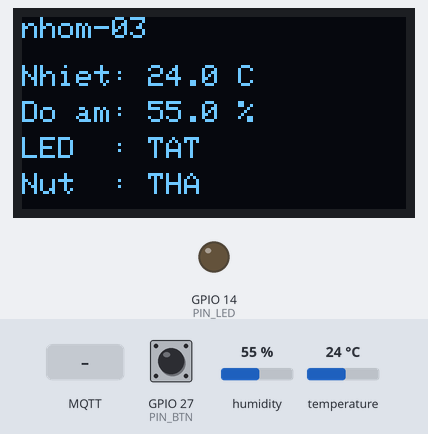
Recording of a program running on a simulated ESP32. On the bench: 128×64 one-colour display, output pins drawn as LEDs (lit = HIGH). Inputs (shaded band) come from the test bench; at power-on: GPIO 27 (PIN_BTN) HIGH, humidity 55 %, temperature 24 °C. WiFi joins after 1.5 s; servers stay silent unless stated; no MQTT or app messages arrive unless stated; what the program prints to the serial monitor is not drawn.

Above: at 2.7 s.
2.8 s: MQTT message "1" arrives on the first subscribed topic
At 3.2 s:
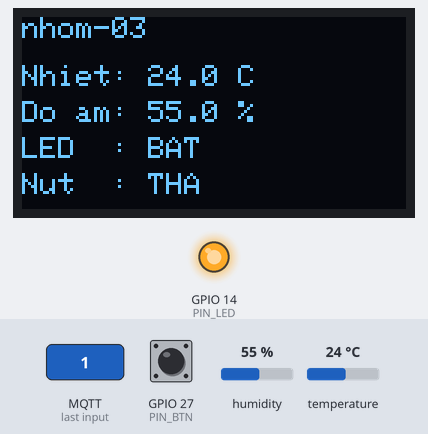
4.3 s: GPIO 27 (PIN_BTN) pulled LOW for 0.15 s
At 4.4 s:
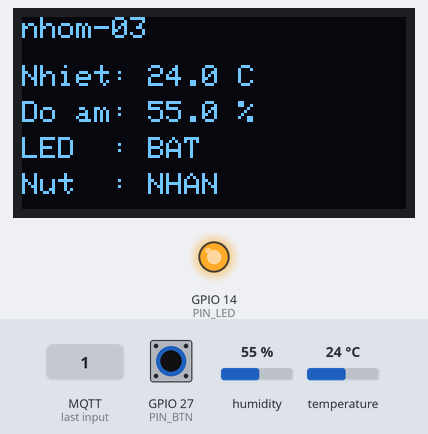
5.9 s: MQTT message "on" arrives on the first subscribed topic
At 6.8 s:
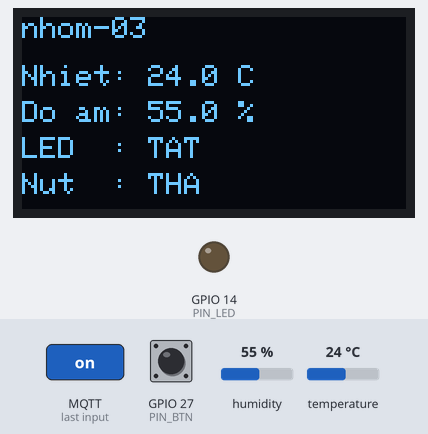
7.4 s: GPIO 27 (PIN_BTN) pulled LOW for 1 s
At 7.9 s:
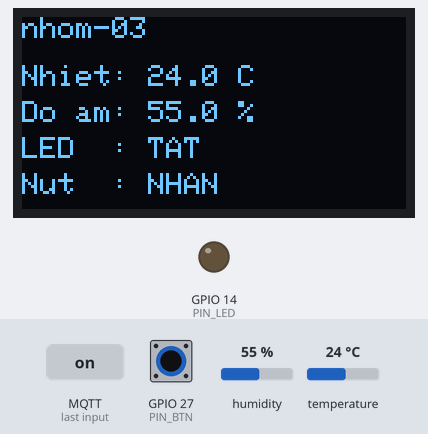
9.9 s: humidity set to 22 %
At 11.2 s:
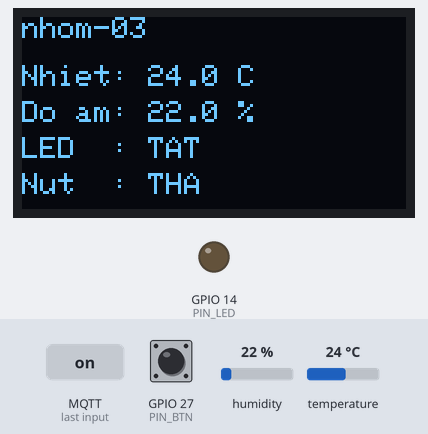
11.5 s: temperature set to 12 °C
At 13.1 s:
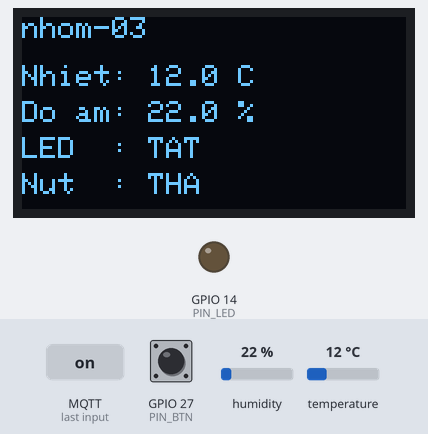
Timing chart, 0 to 14.5 s (numbered marks = the images above; inputs shaded):
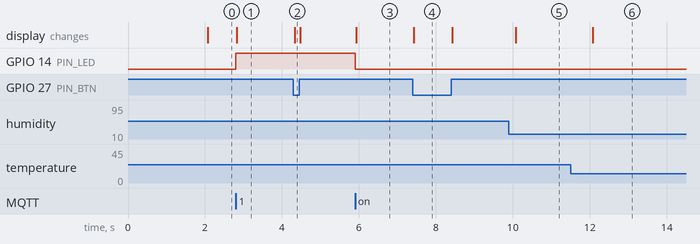

Measured:
- after the input at 2.8 s, GPIO 14 (PIN_LED): LOW → HIGH at once; the display: changes at once (image 1)
- after the input at 4.3 s, the display: changes at once (image 2)
- after the input at 5.9 s, GPIO 14 (PIN_LED): HIGH → LOW at once; the display: changes at once (image 3)
- after the input at 7.4 s, the display: changes at once (image 4)
- after the input at 9.9 s, the display: changes after 0.17 s (image 5)
- after the input at 11.5 s, the display: changes after 0.57 s (image 6)

The program:

main.cpp
```cpp
// Bài 3 — cả bộ kit: SHT31 (nhiệt/ẩm) + nút + LED + OLED qua MQTT
//  Chiều ĐI : publish aet2022/<SV_ID>/telemetry  {temp,hum,uptime,rssi,btn}
//  Chiều VỀ : subscribe aet2022/<SV_ID>/cmd/led  ('1' bật / '0' tắt)
#include <Wire.h>
#include <WiFi.h>
#include <PubSubClient.h>
#include <ArduinoJson.h>
#include <Adafruit_SHT31.h>
#include <Adafruit_GFX.h>
#include <Adafruit_SSD1306.h>

const char* WIFI_SSID   = "MizHoang";            // DOI
const char* WIFI_PASS   = "527527527";            // DOI
const char* MQTT_BROKER = "broker.hivemq.com";   // DOI cho đúng broker lớp dùng
const int   MQTT_PORT   = 1883;
const char* SV_ID       = "nhom-03";             // DOI

// Chân — chỉnh theo sơ đồ nối của kit
const int PIN_LED = 14;      // LED qua điện trở ~220Ω về GND
const int PIN_BTN = 27;      // nút nhấn, INPUT_PULLUP (nhấn = LOW)
const int PIN_SDA = 21, PIN_SCL = 22;

WiFiClient wifi;
PubSubClient mqtt(wifi);
Adafruit_SHT31 sht31;
Adafruit_SSD1306 oled(128, 64, &Wire, -1);

String TOPIC_TELE, TOPIC_LED, CLIENT_ID;
unsigned long lan = 0;
bool ledOn = false, btnPrev = false;
float temp = NAN, hum = NAN;

void veOled() {
  oled.clearDisplay();
  oled.setTextSize(1); oled.setTextColor(SSD1306_WHITE);
  oled.setCursor(0, 0);  oled.print(SV_ID);
  oled.setCursor(0, 16); oled.printf("Nhiet: %.1f C", temp);
  oled.setCursor(0, 28); oled.printf("Do am: %.1f %%", hum);
  oled.setCursor(0, 40); oled.printf("LED  : %s", ledOn ? "BAT" : "TAT");
  oled.setCursor(0, 52); oled.printf("Nut  : %s", btnPrev ? "NHAN" : "THA");
  oled.display();
}

// chiều VỀ: lệnh từ Node-RED
void onMessage(char* topic, byte* payload, unsigned int len) {
  String msg;
  for (unsigned int i = 0; i < len; i++) msg += (char)payload[i];
  Serial.printf("[%s] %s\n", topic, msg.c_str());
  if (String(topic) == TOPIC_LED) {
    ledOn = (msg == "1");
    digitalWrite(PIN_LED, ledOn ? HIGH : LOW);
    veOled();
  }
}

void noiBroker() {
  while (!mqtt.connected()) {
    Serial.print("Noi broker... ");
    if (mqtt.connect(CLIENT_ID.c_str())) {
      Serial.println("OK");
      mqtt.subscribe(TOPIC_LED.c_str());
    } else {
      Serial.printf("loi rc=%d\n", mqtt.state());
      delay(2000);
    }
  }
}

void guiTelemetry() {
  JsonDocument doc;
  doc["temp"]   = temp;
  doc["hum"]    = hum;
  doc["uptime"] = millis() / 1000;
  doc["rssi"]   = WiFi.RSSI();
  doc["btn"]    = btnPrev ? 1 : 0;
  char b[160];
  serializeJson(doc, b, sizeof(b));
  mqtt.publish(TOPIC_TELE.c_str(), b);
  Serial.println(b);
}

void setup() {
  Serial.begin(115200);
  pinMode(PIN_LED, OUTPUT);
  pinMode(PIN_BTN, INPUT_PULLUP);
  Wire.begin(PIN_SDA, PIN_SCL);
  if (!sht31.begin(0x44)) Serial.println("Khong thay SHT31!");
  if (!oled.begin(SSD1306_SWITCHCAPVCC, 0x3C)) Serial.println("Khong thay OLED!");

  WiFi.mode(WIFI_STA);
  WiFi.begin(WIFI_SSID, WIFI_PASS);
  while (WiFi.status() != WL_CONNECTED) { delay(500); Serial.print('.'); }
  Serial.print("\nIP: "); Serial.println(WiFi.localIP());

  TOPIC_TELE = String("aet2022/") + SV_ID + "/telemetry";
  TOPIC_LED  = String("aet2022/") + SV_ID + "/cmd/led";
  String mac = WiFi.macAddress(); mac.replace(":", "");
  CLIENT_ID = String("esp32-") + SV_ID + "-" + mac;

  mqtt.setServer(MQTT_BROKER, MQTT_PORT);
  mqtt.setCallback(onMessage);
}

void loop() {
  if (!mqtt.connected()) noiBroker();
  mqtt.loop();

  // nút nhấn: gửi ngay khi đổi trạng thái
  bool btn = (digitalRead(PIN_BTN) == LOW);
  if (btn != btnPrev) {
    btnPrev = btn;
    guiTelemetry();
    veOled();
    delay(30);   // chống dội
  }

  if (millis() - lan >= 2000) {
    lan = millis();
    temp = sht31.readTemperature();
    hum  = sht31.readHumidity();
    guiTelemetry();
    veOled();
  }
}
```
